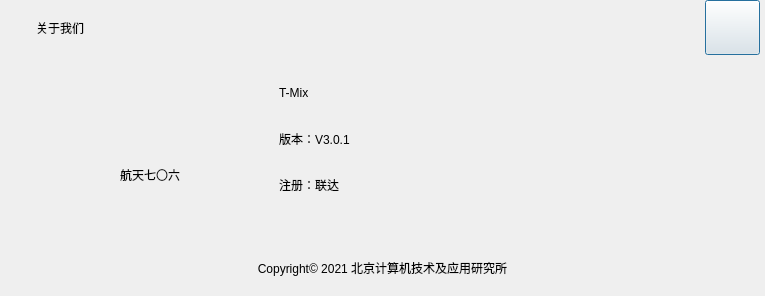
<?xml version="1.0" encoding="UTF-8"?>
<ui version="4.0">
 <class>AboutUSBox</class>
 <widget class="QDialog" name="AboutUSBox">
  <property name="geometry">
   <rect>
    <x>0</x>
    <y>0</y>
    <width>765</width>
    <height>296</height>
   </rect>
  </property>
  <property name="windowTitle">
   <string>Dialog</string>
  </property>
  <layout class="QVBoxLayout" name="verticalLayout">
   <property name="spacing">
    <number>0</number>
   </property>
   <property name="leftMargin">
    <number>0</number>
   </property>
   <property name="topMargin">
    <number>0</number>
   </property>
   <property name="rightMargin">
    <number>0</number>
   </property>
   <property name="bottomMargin">
    <number>0</number>
   </property>
   <item>
    <widget class="QWidget" name="WGBackGround" native="true">
     <layout class="QVBoxLayout" name="verticalLayout_2">
      <property name="spacing">
       <number>0</number>
      </property>
      <property name="leftMargin">
       <number>0</number>
      </property>
      <property name="topMargin">
       <number>0</number>
      </property>
      <property name="rightMargin">
       <number>0</number>
      </property>
      <property name="bottomMargin">
       <number>0</number>
      </property>
      <item>
       <widget class="QWidget" name="TitleBar" native="true">
        <property name="minimumSize">
         <size>
          <width>0</width>
          <height>55</height>
         </size>
        </property>
        <property name="maximumSize">
         <size>
          <width>16777215</width>
          <height>55</height>
         </size>
        </property>
        <layout class="QHBoxLayout" name="horizontalLayout">
         <property name="spacing">
          <number>5</number>
         </property>
         <property name="leftMargin">
          <number>15</number>
         </property>
         <property name="topMargin">
          <number>0</number>
         </property>
         <property name="rightMargin">
          <number>5</number>
         </property>
         <property name="bottomMargin">
          <number>0</number>
         </property>
         <item>
          <widget class="QLabel" name="label_2">
           <property name="minimumSize">
            <size>
             <width>16</width>
             <height>16</height>
            </size>
           </property>
           <property name="maximumSize">
            <size>
             <width>16</width>
             <height>16</height>
            </size>
           </property>
           <property name="styleSheet">
            <string notr="true">image: url(:/static/images/icon_aboutus_act.svg);</string>
           </property>
           <property name="text">
            <string/>
           </property>
          </widget>
         </item>
         <item>
          <widget class="QLabel" name="label">
           <property name="text">
            <string>关于我们</string>
           </property>
           <property name="XUIStyleClass" stdset="0">
            <string>Title</string>
           </property>
          </widget>
         </item>
         <item>
          <widget class="QPushButton" name="pushButton_3">
           <property name="minimumSize">
            <size>
             <width>55</width>
             <height>55</height>
            </size>
           </property>
           <property name="maximumSize">
            <size>
             <width>55</width>
             <height>55</height>
            </size>
           </property>
           <property name="text">
            <string/>
           </property>
           <property name="icon">
            <iconset resource="../resource.qrc">
             <normaloff>:/static/images/icon_close.svg</normaloff>:/static/images/icon_close.svg</iconset>
           </property>
           <property name="XUIStyleClass" stdset="0">
            <string>BtnClose</string>
           </property>
          </widget>
         </item>
        </layout>
       </widget>
      </item>
      <item>
       <widget class="QWidget" name="widget_3" native="true">
        <layout class="QHBoxLayout" name="horizontalLayout_2">
         <property name="spacing">
          <number>20</number>
         </property>
         <property name="leftMargin">
          <number>50</number>
         </property>
         <property name="bottomMargin">
          <number>25</number>
         </property>
         <item>
          <widget class="QWidget" name="widget_5" native="true">
           <property name="minimumSize">
            <size>
             <width>200</width>
             <height>0</height>
            </size>
           </property>
           <property name="maximumSize">
            <size>
             <width>200</width>
             <height>16777215</height>
            </size>
           </property>
           <layout class="QVBoxLayout" name="verticalLayout_4">
            <property name="spacing">
             <number>0</number>
            </property>
            <property name="leftMargin">
             <number>0</number>
            </property>
            <property name="topMargin">
             <number>0</number>
            </property>
            <property name="rightMargin">
             <number>0</number>
            </property>
            <property name="bottomMargin">
             <number>30</number>
            </property>
            <item>
             <widget class="QLabel" name="label_7">
              <property name="minimumSize">
               <size>
                <width>200</width>
                <height>120</height>
               </size>
              </property>
              <property name="maximumSize">
               <size>
                <width>200</width>
                <height>120</height>
               </size>
              </property>
              <property name="styleSheet">
               <string notr="true">image: url(:/static/images/icon_706.png);</string>
              </property>
              <property name="text">
               <string>航天七〇六</string>
              </property>
              <property name="alignment">
               <set>Qt::AlignBottom|Qt::AlignHCenter</set>
              </property>
             </widget>
            </item>
           </layout>
          </widget>
         </item>
         <item>
          <widget class="QWidget" name="widget_4" native="true">
           <layout class="QVBoxLayout" name="verticalLayout_3">
            <item>
             <widget class="QLabel" name="Software">
              <property name="text">
               <string>T-Mix</string>
              </property>
              <property name="XUIFont" stdset="0">
               <string>Large</string>
              </property>
             </widget>
            </item>
            <item>
             <widget class="QLabel" name="Version">
              <property name="text">
               <string>版本：V3.0.1</string>
              </property>
              <property name="XUIFont" stdset="0">
               <string>Medium</string>
              </property>
             </widget>
            </item>
            <item>
             <widget class="QLabel" name="RegisterFrom">
              <property name="text">
               <string>注册：联达</string>
              </property>
              <property name="XUIFont" stdset="0">
               <string>Medium</string>
              </property>
             </widget>
            </item>
           </layout>
          </widget>
         </item>
        </layout>
       </widget>
      </item>
      <item>
       <widget class="QLabel" name="Copyright">
        <property name="text">
         <string>Copyright© 2021 北京计算机技术及应用研究所</string>
        </property>
        <property name="alignment">
         <set>Qt::AlignCenter</set>
        </property>
        <property name="XUIFont" stdset="0">
         <string>Mini</string>
        </property>
       </widget>
      </item>
     </layout>
    </widget>
   </item>
  </layout>
 </widget>
 <resources>
  <include location="../resource.qrc"/>
 </resources>
 <connections/>
</ui>
